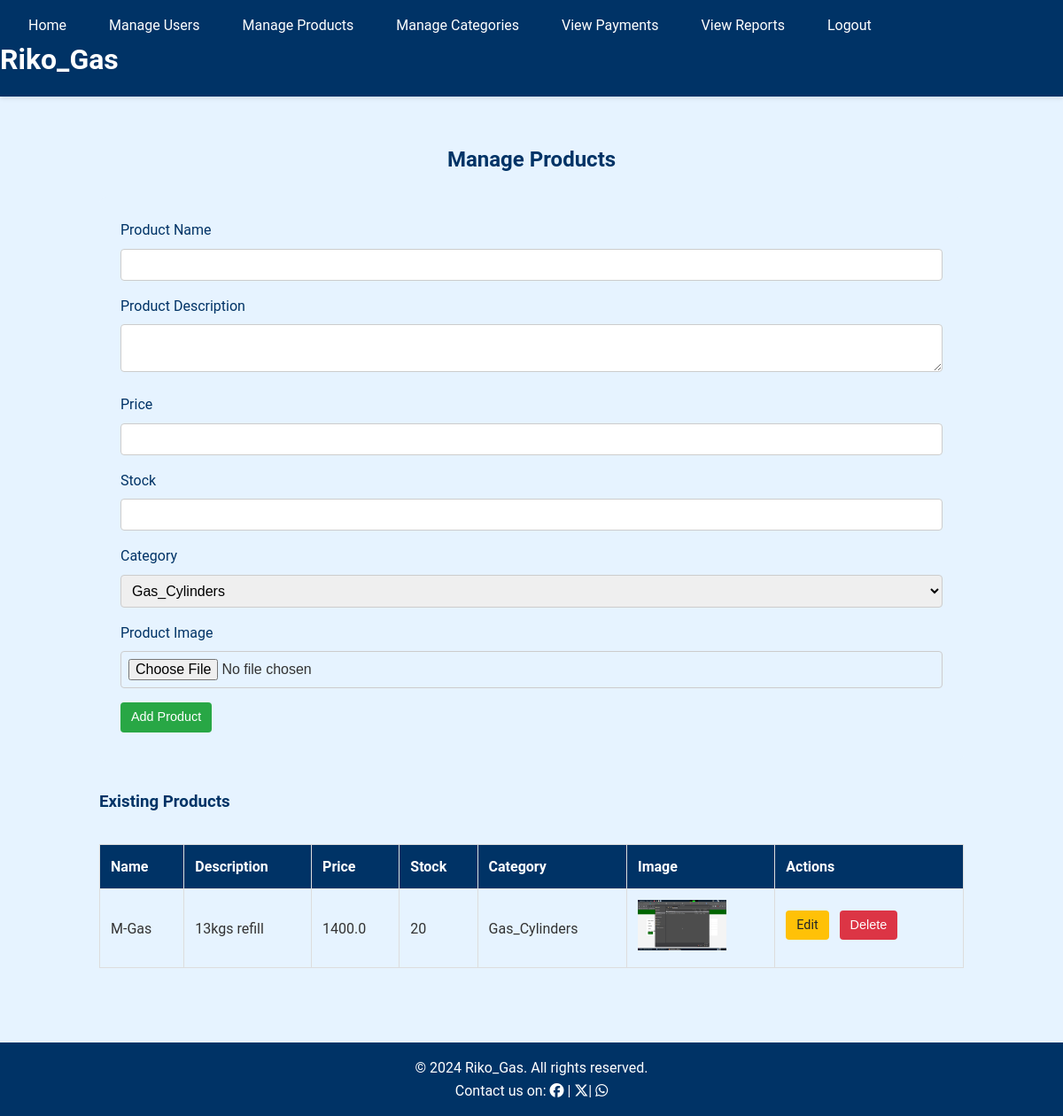
The app's page /admin/manage_products (signed in), older data.
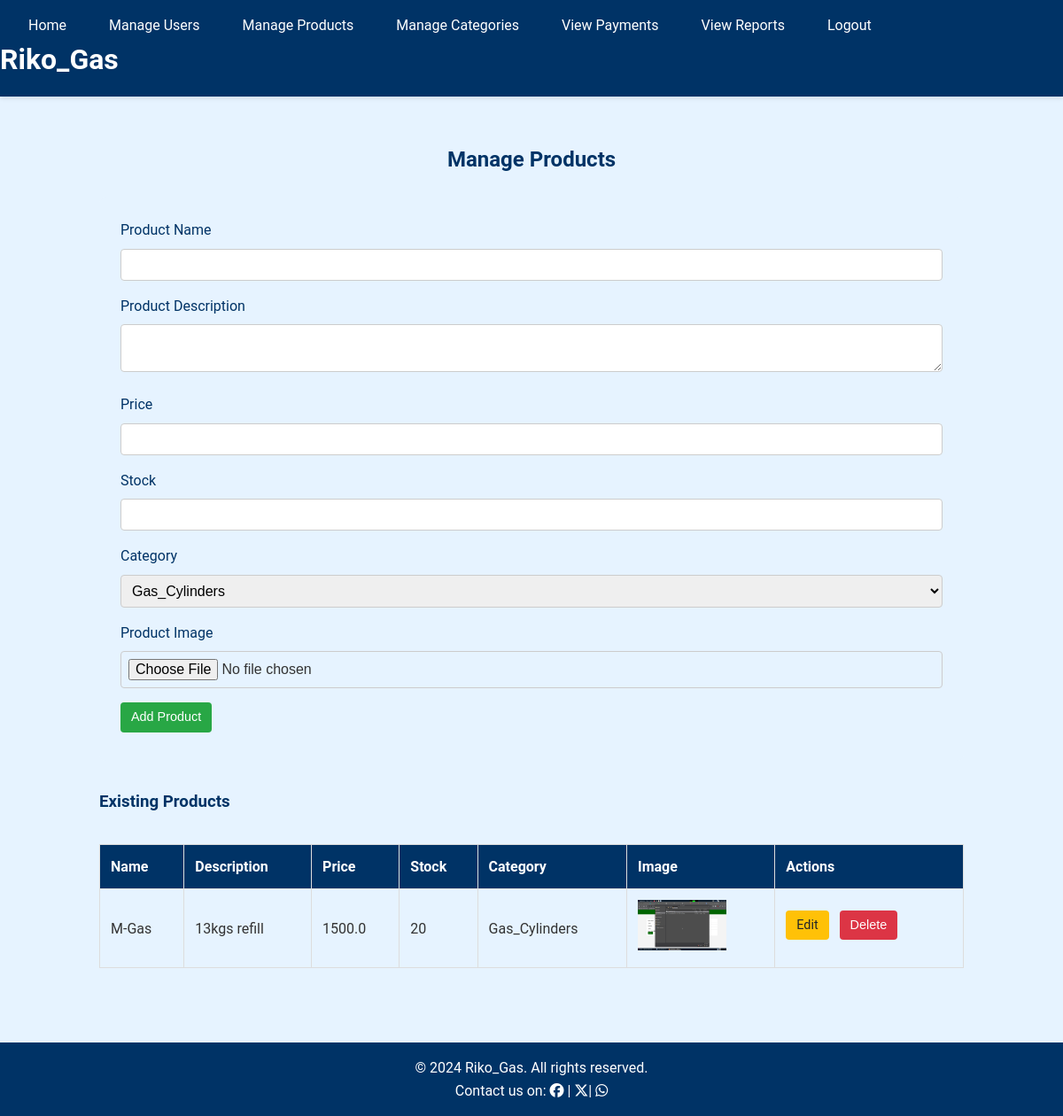
The same page, newer data.
### app/models.py (models this page shows, shortened)
class Product(db.Model):
    id = db.Column(db.Integer, primary_key=True)
    name = db.Column(db.String(150), nullable=False)
    description = db.Column(db.Text, nullable=True)
    price = db.Column(db.Float, nullable=False)
    stock = db.Column(db.Integer, nullable=False, default=0)
    category_id = db.Column(db.Integer, db.ForeignKey('category.id'), nullable=False)
    image_file = db.Column(db.String(20), nullable=False, default='default.jpg')
    carts = db.relationship('Cart', backref='product_ref', lazy=True)  # Use a different backref name

class Category(db.Model):
    id = db.Column(db.Integer, primary_key=True)
    name = db.Column(db.String(50), nullable=False, unique=True)
    products = db.relationship('Product', backref='category', lazy=True)

### app/routes.py (the view, shortened to what this page needs)
@admin.route('/manage_products', methods=['GET', 'POST'])
@login_required
def manage_products():
    admin_only()
    if current_user.role != 'admin':
        flash('Access denied.', 'danger')
        return redirect(url_for('main.home'))
    form = ProductForm()
    products = Product.query.all()
    return render_template('admin/manage_products.html', products=products, form=form)

### app/forms.py
class ProductForm(FlaskForm):
    name = StringField('Product Name', validators=[DataRequired(), Length(min=2, max=150)])
    description = TextAreaField('Product Description')
    price = FloatField('Price', validators=[DataRequired()])
    stock = IntegerField('Stock', validators=[DataRequired()])
    category = SelectField('Category', coerce=int)
    image = FileField('Product Image', validators=[FileAllowed(['jpg', 'png'], 'Images only!')])
    submit = SubmitField('Add/Update Product')
    def __init__(self, *args, **kwargs):
        super(ProductForm, self).__init__(*args, **kwargs)
        self.category.choices = [(category.id, category.name) for category in Category.query.all()]

### app/routes.py (called while the page is built)
def admin_only():
    if current_user.role != 'admin':
        flash('Access denied.', 'danger')
        return redirect(url_for('main.home'))

### app/templates/admin/manage_products.html (shortened to what this page needs)
{% extends "base.html" %}
{% block content %}
<div class="manage-products-container">
    <h2 class="section-title">Manage Products</h2>
    <form method="POST" enctype="multipart/form-data" class="product-form">
        <div class="form-group">
            {{ form.name.label(class="form-label") }} {{ form.name(class="form-input") }}
        </div>
        <div class="form-group">
            {{ form.description.label(class="form-label") }} {{ form.description(class="form-input") }}
        </div>
        <div class="form-group">
            {{ form.price.label(class="form-label") }} {{ form.price(class="form-input") }}
        </div>
        <div class="form-group">
            {{ form.stock.label(class="form-label") }} {{ form.stock(class="form-input") }}
        </div>
        <div class="form-group">
            {{ form.category.label(class="form-label") }} {{ form.category(class="form-input") }}
        </div>
        <div class="form-group">
            {{ form.image.label(class="form-label") }} {{ form.image(class="form-input-file") }}
        </div>
        <button type="submit" class="btn btn-success">Add Product</button>
    </form>
    <h3 class="section-subtitle">Existing Products</h3>
    <div class="table-responsive">
        <table class="product-table">
            <thead>
                <tr>
                    <th>Name</th>
                    <th>Description</th>
                    <th>Price</th>
                    <th>Stock</th>
                    <th>Category</th>
                    <th>Image</th>
                    <th>Actions</th>
                </tr>
            </thead>
            <tbody>
                {% for product in products %}
                <tr>
                    <td>{{ product.name }}</td>
                    <td>{{ product.description }}</td>
                    <td>{{ product.price }}</td>
                    <td>{{ product.stock }}</td>
                    <td>{{ product.category.name }}</td>
                    <td>
                        <img src="{{ url_for('static', filename='uploads/' + product.image_file) }}" alt="{{ product.name }}" class="product-thumbnail">
                    </td>
                    <td class="action-buttons">
                        <a href="{{ url_for('admin.edit_product', product_id=product.id) }}" class="btn btn-warning">Edit</a>
                        <form action="{{ url_for('admin.delete_product', product_id=product.id) }}" method="POST" class="inline-form">
                            <button type="submit" class="btn btn-danger">Delete</button>
                        </form>
                    </td>
                </tr>
                {% endfor %}
            </tbody>
        </table>
    </div>
</div>
{% endblock %}

Row changes from the older to the newer data that the page shows:
changed Product "M-Gas": price "1400.0" → "1500.0"
